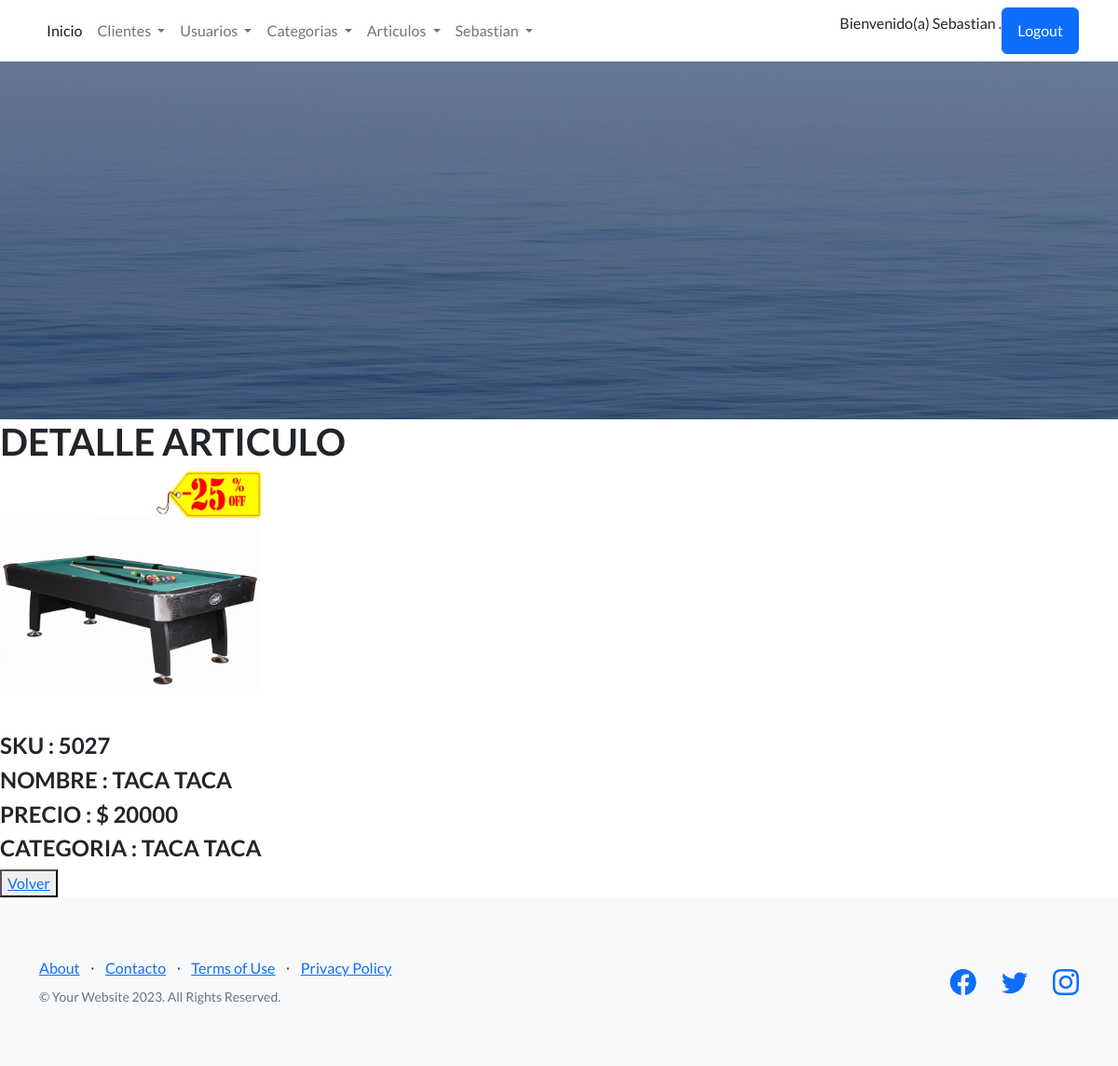
The app's page /app-coder/DetalleArticulos/7/ (signed in) with its own data.
### AppCoder/models.py (models this page shows, shortened)
class Articulos(models.Model):
    sku = models.CharField(max_length=10,null=False,blank=False)
    nombre = models.CharField(max_length=40,null=False,blank=False)
    precio = models.IntegerField()
    imagen = models.ImageField(upload_to='imagenes', null=True, blank=True)
    id_categoria = models.ForeignKey(Categorias, on_delete=models.CASCADE,null=False,blank=False)

class Categorias(models.Model):
    nombreCategoria = models.CharField(max_length=40,null=False,blank=False)
    ubicacion = models.CharField(max_length=40, blank=True, null=True)
    def __str__(self):
        return f'{self.nombreCategoria}'

### AppCoder/views.py (the view)
# urls.py: path('DetalleArticulos/<int:id>/', ArticuloDetail, name="DetalleArticulos"),
@login_required
def ArticuloDetail(req, id):
    articulo = Articulos.objects.get(id=id)
    return render(req, "articulo_detail.html", {"articulo": articulo})

### AppCoder/templates/articulo_detail.html
{% extends 'inicio.html' %}
{% block contenidoQuecambia %}
    <h1>DETALLE ARTICULO</h1>
    <img height="280px" src="{{articulo.imagen.url}}" alt="Imagen"/>
    <h4>SKU       : {{articulo.sku}}</h4>
    <h4>NOMBRE    : {{articulo.nombre}}</h4>
    <h4>PRECIO    : $ {{articulo.precio}}</h4>
    <h4>CATEGORIA : {{articulo.id_categoria}}</h4>
    <button>
        <a href="{% url 'ListarArticulos' %}" > Volver </a>
    </button>
{% endblock contenidoQuecambia %}

### AppCoder/templates/barra.html (shortened to what this page needs)
        <nav class="navbar navbar-expand-lg bg-body-tertiary static-top">
            <div class="container">
              <div class="collapse navbar-collapse" id="navbarSupportedContent">
                <ul class="navbar-nav me-auto mb-2 mb-lg-0">
                  <li class="nav-item">
                    <a class="nav-link active" aria-current="page" href="{% url 'Inicio' %}">Inicio</a>
                  </li>
                  <li class="nav-item dropdown">
                    <a class="nav-link dropdown-toggle" href="#" role="button" data-bs-toggle="dropdown" aria-expanded="false">
                      Clientes
                    </a>
                  </li>
                  <li class="nav-item dropdown">
                    <a class="nav-link dropdown-toggle" href="#" role="button" data-bs-toggle="dropdown" aria-expanded="false">
                      Usuarios
                    </a>
                  </li>
                  <li class="nav-item dropdown">
                    <a class="nav-link dropdown-toggle" href="#" role="button" data-bs-toggle="dropdown" aria-expanded="false">
                      Categorias
                    </a>
                  </li>
                  <li class="nav-item dropdown">
                    <a class="nav-link dropdown-toggle" href="#" role="button" data-bs-toggle="dropdown" aria-expanded="false">
                      Articulos
                    </a>
                  </li>
                  {% if user.is_authenticated %}
                  <li class="nav-item dropdown">
                    <a class="nav-link dropdown-toggle" href="#" role="button" data-bs-toggle="dropdown" aria-expanded="false">
                      {{user.first_name}}
                    </a>
                  </li>
                  {% endif %}
                </ul>
                {% if user.is_authenticated %}
                  <p>Bienvenido(a)
                     {{user.first_name}}  .</p>
                  <a class="btn btn-primary" href="{% url 'Logout' %}">Logout</a>
                {% else %}
                  <a class="btn btn-primary" href="{% url 'Login' %}">Login</a>
                {% endif %}
              </div>
            </div>
          </nav>

### records on screen
Articulos: imagen (picture), sku "5027", nombre "TACA TACA", precio "20000", id_categoria "TACA TACA"

### other values on screen
{{ user.first_name }} "Sebastian"
